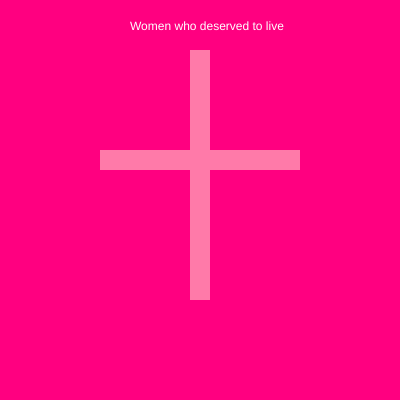
Frame 1 (no input)
Frame 60 (no input): identical to frame 1, image omitted
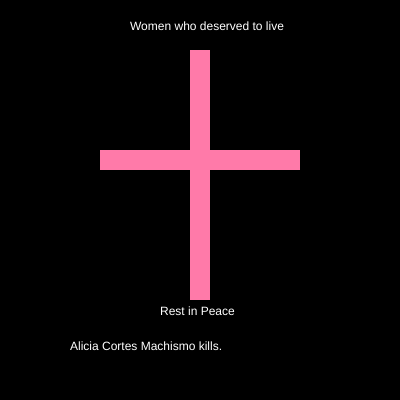
Frame 120 (the mouse pressed at the canvas centre since frame 60)

The p5.js sketch that drew these frames (run headless with seeded random() and noise() and a simulated clock; from frame 60 on, the mouse is pressed at the canvas centre):

// p5.js sketch
// ── sketch.js
let name = ['Ingrid Escadilla', 'Alicia Cortes', 'Mariana Lima', 'Maria Fernanda Rico Vargas', 'Lesvy Berlin Osorio', 'Fernanda Castilla Miranda', 'Abigail Guerrero Mondragon', 'Isabel Cabanillas de la Torre '];
let question = ['When will this stop?', 'No more deaths', 'Hold men accountable', 'Protect our women', 'Women are deserving of life', 'Machismo kills', 'No more femicides'];

let mr;
let gr;
let br;
let sr;

let rc = 20;
let gc = 100;
let bc = 250;

let wrds;

function setup() {
  createCanvas(400, 400);
  background(255, 0, 128);
  frameRate(60);
  intText();
  fortBall();
  console.log(name[int(random(name.length))]);
  // random whole number list of moods :DD
  console.log(question.length);

}

function draw() {
}

function mousePressed() {
  mr = int(random(name.length));
  br = int(random(question.length));
  wrds = name[mr]  + ' ' + question[br] + '.';
  rc = random(255);
  bc = random(255);
  fortText();
  console.log(wrds);
}

function fortBall() {
  fill(rc, gc, bc);
  //ellipse(width*0.5,height*0.5, 100);
  noStroke();
  fill(255, 122, 169);
  rect(100, 150, 200, 20);
  rect(190, 50, 20, 250);
}

function fortRect() {
  fill(rc, gc, bc);
  rect(width*0.5,height*0.5, 100);
}

function fortBall2() {
  fill(rc, gc, bc);
}

function intText() {
  fill(255);
  textAlign(TOP);
  text('Women who deserved to live', 130, 30);
}

function fortText() {
  background(0);
  intText();
  fortBall();
  fill(255);
  textAlign(BOTTOM);
  text('Rest in Peace', 160, 315);
  textAlign(BOTTOM);
  text(wrds, 70, 350);
}

// ── secondpage.html
<!DOCTYPE>

<html lang="en">

<head>
  <link rel = "stylesheet"
  href="https://fonts.googleapis.com/css2?family=Fredoka&display=swap">
<style>
p {text-align: center;}

</style>
</head>
  <body>
    <br>
    <br>

<p style="font-family: 'Fredoka'; color:Black; font-size: 50px;">Artist Statement</p>

<p style ="font-family: 'Fredoka'; color:Black; font-size: 25px;">
Being Mexican and growing up with a strong understanding and appreciation for my own culture, I have always been aware of the beauty of Mexican culture, but also the issues that are prominent within it. As a Mexican woman, misogyny is no stranger to me.
<br>
<br>
I have always been aware of the fact that cisgender, heterosexual Mexican men will always be seen as superior simply because they are men.
Misogyny in Mexico has created immense and horrifying issues such as the femicides of Mexican women.
<br>
<br>
Everyday, approximately eleven Mexican women are killed. To me, this issue is one that tears my heart. For this reason, I created my piece with the intention to pay homage and mourn these women, while bringing awareness to femicides in Mexico. Having to live in fear of being murdered is not truly living. The machismo, mysogynistic culture of Mexico, as well as other Latin American countries, require an urgent discussion, as we CANNOT lose any more women. Some as young as seven, others in their mid thirties - it is time for Mexicans to come together and fight for women that have been lost and fight for women's right to live.

<br>
<br>
- Cristy Aguilar

<br>
<br>

 </p>
</body>
</html>
<p style="font-family: 'Fredoka'; color:Black; font-size: 20px;"><a href="index.html"> Project

// ── style.css
html, body {
  margin: 0;
  padding: 0;
}
canvas {
  display: block;
  margin-left: auto;
  margin-right: auto;
  border-radius: 10px
}
